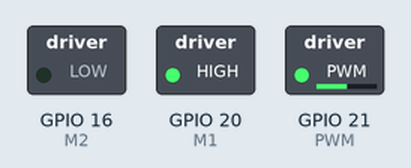
Simulated run of this program. Board: Raspberry Pi (BCM pin numbers). Parts: switched loads named in the program (green lamp = pin HIGH). At 5.0 s the program stops and its outputs stay as they are.

Above: at 0.1 s.
At 5.1 s:
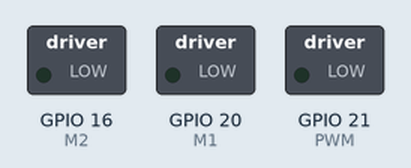
Timing chart, 0 to 6.5 s (numbered marks = the images above):
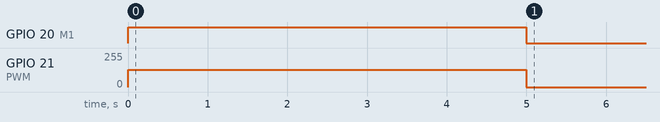

The program:

motor_B.py
```python
# Importamos las librerias necesarias
import RPi.GPIO as GPIO
import time

# Definicion de variables
PWM = 21 # El puerto GPIO 21
M1 = 20  # El puerto GPIO 20
M2 = 16  # EL puerto GPIO 16

# Configuracion de puertos
GPIO.setmode (GPIO.BCM)

GPIO.setup(PWM, GPIO.OUT)
GPIO.setup(M1, GPIO.OUT)
GPIO.setup(M2, GPIO.OUT)

# Incializar el sistema
PWM = GPIO.PWM(PWM,100) # Inicializar un PWN con 100 pulsos por segundo
PWM.start(50) # Arranque de la senal PWM al 50 %

# Arranque del PWW sentido hacia delante
GPIO.output(M1, GPIO.HIGH)
GPIO.output(M2, GPIO.LOW)

for i in range (0,5):
	time.sleep(1)


GPIO.cleanup()
#FIN
```

Measured:
- by itself, GPIO 20 (M1): LOW → HIGH at 0.00 s, → LOW 5.0 s later
- by itself, GPIO 21 (PWM): 0/255 → 128/255 at 0.00 s, → 0/255 5.0 s later
